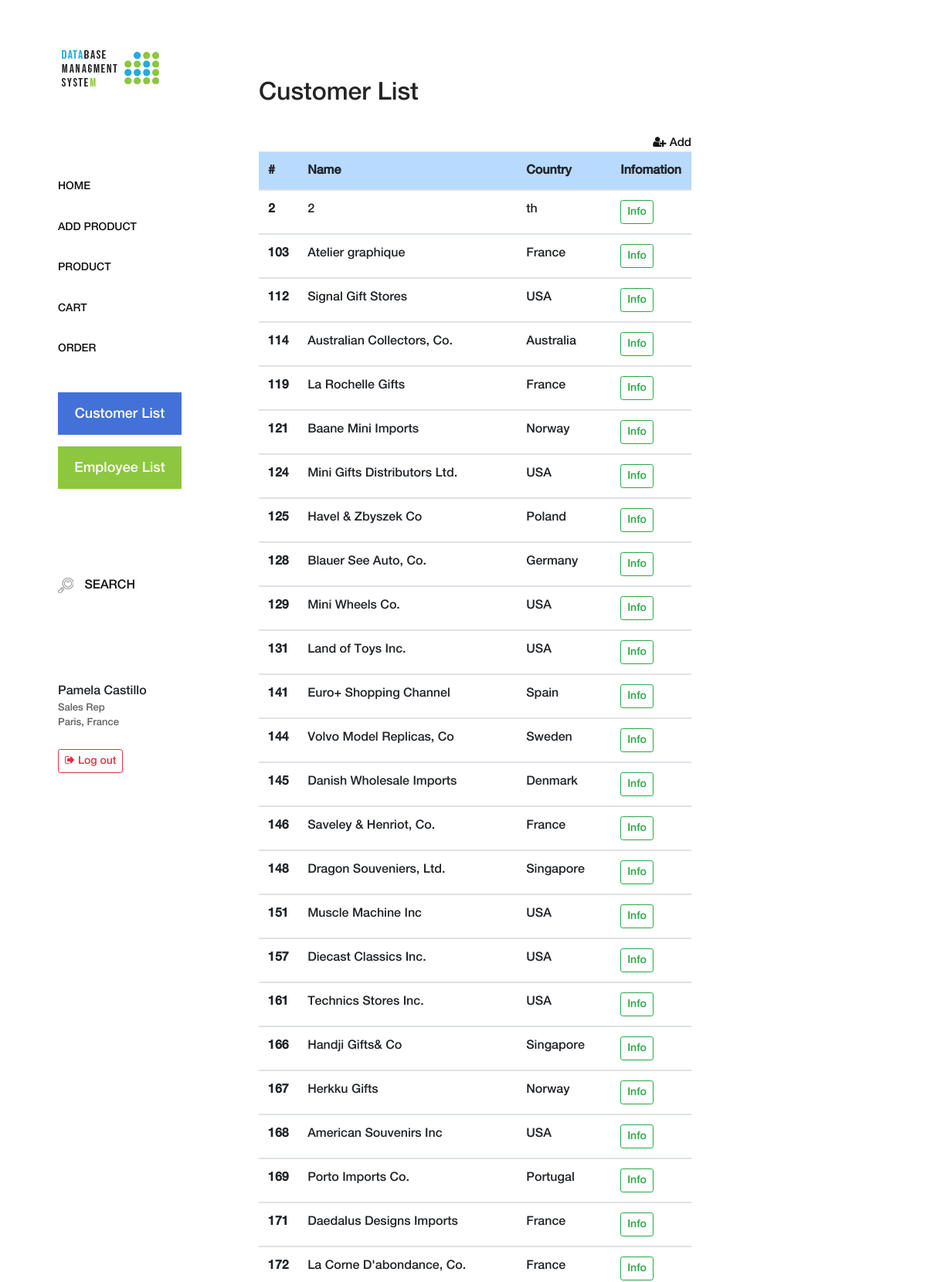
/customer.php (signed in, upper part), run on the app's committed database.
### tables this page shows
CREATE TABLE IF NOT EXISTS `offices` (
  `officeCode` varchar(10) NOT NULL,
  `city` varchar(50) NOT NULL,
  `phone` varchar(50) NOT NULL,
  `addressLine1` varchar(50) NOT NULL,
  `addressLine2` varchar(50) DEFAULT NULL,
  `state` varchar(50) DEFAULT NULL,
  `country` varchar(50) NOT NULL,
  `postalCode` varchar(15) NOT NULL,
  `territory` varchar(10) NOT NULL,
  PRIMARY KEY (`officeCode`)
);

CREATE TABLE IF NOT EXISTS `customers` (
  `customerNumber` int(11) NOT NULL,
  `customerName` varchar(50) NOT NULL,
  `contactLastName` varchar(50) NOT NULL,
  `contactFirstName` varchar(50) NOT NULL,
  `phone` varchar(50) NOT NULL,
  `addressLine1` varchar(50) NOT NULL,
  `addressLine2` varchar(50) DEFAULT NULL,
  `city` varchar(50) NOT NULL,
  `state` varchar(50) DEFAULT NULL,
  `postalCode` varchar(15) DEFAULT NULL,
  `country` varchar(50) NOT NULL,
  `salesRepEmployeeNumber` int(11) DEFAULT NULL,
  `creditLimit` decimal(10,2) DEFAULT NULL,
  `point` int(11) NOT NULL,
  PRIMARY KEY (`customerNumber`),
  KEY `salesRepEmployeeNumber` (`salesRepEmployeeNumber`)
);

### customer.php (the view, shortened to what this page needs)
<?php
    include('connect.php');
    if(!isset($_SESSION['empid']))
    {
        header("Location: index.php");
    }
    else
    {
        $empFname = $_SESSION['empFname'];
        $empLname = $_SESSION['empLname'];
        $empName = $empFname . ' ' . $empLname ;
    }
?>
<!DOCTYPE html>
<html lang="en">
<head>
    <link rel="stylesheet" href="css/core-style.css">
    <link rel="stylesheet" href="style.css">
</head>
<body>
    <div class="main-content-wrapper d-flex clearfix">
        <header class="header-area clearfix">
            <div class="logo">
                <a href="home.php"><img src="img/core-img/logo.png" alt=""></a>
            </div>
            <?php
                if (strpos($_SESSION['empJobtitle'], 'Sale') !== false)
                {
                    echo '
                    <nav class="amado-nav">
                    <ul>
                        <li><a href="home.php">Home</a></li>
                        <li><a href="product-add.php">Add Product</a></li>
                        <li><a href="product-table.php">Product</a></li>
                        <li><a href="cart.php">Cart</a></li>
                        <li><a href="order.php">Order</a></li>
                        </ul>
                    </nav>
                            ';
                }
            ?>
            <div class="amado-btn-group mt-30 mb-100">
                <a href="customer.php" class="btn amado-btn mb-15">Customer List</a>
                <a href="employee.php" class="btn amado-btn mb-15 emp">Employee List</a>
            </div>
            <div class="cart-fav-search mb-100">
                <a href="#" class="search-nav"><img src="img/core-img/search.png" alt=""> Search</a>
            </div>
            <?php
            if($empName != "Guest")
            {
                $x1 = "SELECT * FROM `offices` WHERE `officeCode` = ".$_SESSION['empOffice']."";
                $query = mysqli_query($connect, $x1);
                $data = mysqli_fetch_assoc($query);
                echo "<div>$empName</div>";
                echo "<div id='subPrefix'>".$_SESSION['empJobtitle']."<br>".$data['city'].", ".$data['country']."</div><br>";
            }
            else
            {
                echo "<div>$empName</div>";
            }
            ?>
            <div class="social-info d-flex justify-content-between sc-emp">
                <button onclick="logoutLink();" type="button" class="btn btn-outline-danger btn-sm"><i class="fa fa-sign-out"></i> Log out</button>
            </div>
        </header>
        <div class="amado_product_area section-padding-100">
            <div class="container-fluid">
                <div class="cart-title mt-50">
                    <h2>Customer List</h2>
                    <br>
                </div>
                <div class="row">
                    <div class="col-12">
                    <div class="customeradd">
                        <a href="addcustomer.php"><i class="fa fa-user-plus" aria-hidden="true"></i> Add</a>
                    </div>
                    <table class="table">
                        <thead >
                        <tr class="table-primary">
                            <th scope="col">#</th>
                            <th scope="col">Name</th>
                            <th scope="col">Country</th>
                            <th scope="col">Infomation</th>
                            </tr>
                        </thead>
                        <?php
                            $sql = "SELECT `customerNumber`, `customerName`, `country` FROM `customers`";
                            $query = mysqli_query($connect, $sql);
                            while ($result = mysqli_fetch_array($query, MYSQLI_ASSOC)) {
                        ?>
                        <tbody>
                            <tr>
                            <th scope="row"><?php echo $result["customerNumber"]; ?></th>
                            <td><?php echo $result["customerName"]; ?></td>
                            <td><?php echo $result["country"]; ?></td>
                            <td> <a href="customer_detail.php?id=<?php echo $result["customerNumber"]; ?>" class="btn btn-outline-success btn-sm"> Info </a> </td>
                            </tr>
                        </tbody>
                        <?php
                            }
                        ?>
                        </table>
                    </div>
                </div>
            </div>
        </div>
        </div>
</body>
</html>

### css/core-style.css (style rules this page uses)
* { margin: 0; padding: 0; }
body { font-family: "helveticaneuemedium"; font-size: 16px; }
h1, h2, h3, h4, h5, h6 { color: #242424; line-height: 1.3; font-weight: 400; }
a { -webkit-transition: all 500ms ease 0s; transition: all 500ms ease 0s; text-decoration: none; outline: 0 solid transparent; color: #131212; }
ul, ol { margin: 0; }
ul li, ol li { list-style: none; }
img { height: auto; max-width: 100%; }
.mt-30 { margin-top: 30px !important; }
.mt-50 { margin-top: 50px !important; }
.mb-15 { margin-bottom: 15px !important; }
.mb-100 { margin-bottom: 100px !important; }
.section-padding-100 { padding-top: 50px; padding-bottom: 100px; }
.amado-btn { display: inline-block; min-width: 160px; height: 55px; color: #ffffff; border: none; border-radius: 0; padding: 0 7px; font-size: 18px; line-height: 56px; background-color: #4272d7; font-weight: 400; }
.main-content-wrapper { position: relative; z-index: 1; -webkit-transition-duration: 500ms; transition-duration: 500ms; -ms-flex-wrap: wrap; flex-wrap: wrap; }
.main-content-wrapper .header-area { -webkit-transition-duration: 500ms; transition-duration: 500ms; position: relative; z-index: 1; -webkit-box-flex: 0; -ms-flex: 0 0 320px; flex: 0 0 320px; width: 320px; max-width: 320px; background-color: #fff; padding: 60px 75px; }
.main-content-wrapper .header-area .logo { margin-bottom: 100px; display: block; }
.main-content-wrapper .header-area .amado-nav li a { font-size: 14px; text-transform: uppercase; position: relative; z-index: 1; padding: 20px 0; display: block; line-height: 0.9; color: #131212; font-weight: normal; }
.main-content-wrapper .header-area .amado-nav li a::after { -webkit-transition-duration: 500ms; transition-duration: 500ms; width: 30px; height: 3px; position: absolute; top: 50%; margin-top: -1.5px; left: -150px; background-color: #4272d7; z-index: 10; content: ''; }
.main-content-wrapper .header-area .amado-btn-group .amado-btn { width: 160px; display: block; }
.main-content-wrapper .header-area .cart-fav-search a { display: block; text-transform: uppercase; font-size: 16px; padding: 15px 0; color: #131212; line-height: 1; }
.main-content-wrapper .header-area .cart-fav-search a img { margin-right: 10px; }
.main-content-wrapper .amado_product_area { position: relative; z-index: 1; -webkit-box-flex: 0; -ms-flex: 0 0 calc(95% - 550px); flex: 0 0 calc(95% - 550px); width: calc(95% - 550px); max-width: calc(95% - 550px); }

### style.css (style rules this page uses)
.emp { background-color: #8DC73F; }
.customeradd a { float: right; font-size: 15px; display: inline-block; }
#subPrefix { font-size: 13px; color: #616161; }

### data on the page
offices: city "Paris", country "France"
customers: customerNumber "2", customerName "2", country "th"
customers: customerNumber "103", customerName "Atelier graphique", country "France"
customers: customerNumber "112", customerName "Signal Gift Stores", country "USA"
customers: customerNumber "114", customerName "Australian Collectors, Co.", country "Australia"
customers: customerNumber "119", customerName "La Rochelle Gifts", country "France"
customers: customerNumber "121", customerName "Baane Mini Imports", country "Norway"
customers: customerNumber "124", customerName "Mini Gifts Distributors Ltd.", country "USA"
customers: customerNumber "125", customerName "Havel & Zbyszek Co", country "Poland"
customers: customerNumber "128", customerName "Blauer See Auto, Co.", country "Germany"
customers: customerNumber "129", customerName "Mini Wheels Co.", country "USA"
customers: customerNumber "131", customerName "Land of Toys Inc.", country "USA"
customers: customerNumber "141", customerName "Euro+ Shopping Channel", country "Spain"
customers: customerNumber "144", customerName "Volvo Model Replicas, Co", country "Sweden"
customers: customerNumber "145", customerName "Danish Wholesale Imports", country "Denmark"
customers: customerNumber "146", customerName "Saveley & Henriot, Co.", country "France"
customers: customerNumber "148", customerName "Dragon Souveniers, Ltd.", country "Singapore"
customers: customerNumber "151", customerName "Muscle Machine Inc", country "USA"
customers: customerNumber "157", customerName "Diecast Classics Inc.", country "USA"
customers: customerNumber "161", customerName "Technics Stores Inc.", country "USA"
customers: customerNumber "166", customerName "Handji Gifts& Co", country "Singapore"
customers: customerNumber "167", customerName "Herkku Gifts", country "Norway"
customers: customerNumber "168", customerName "American Souvenirs Inc", country "USA"
customers: customerNumber "169", customerName "Porto Imports Co.", country "Portugal"
customers: customerNumber "171", customerName "Daedalus Designs Imports", country "France"
customers: customerNumber "172", customerName "La Corne D'abondance, Co.", country "France"

### other printed values
$empName "Pamela Castillo"
$_SESSION['empJobtitle'] "Sales Rep"
